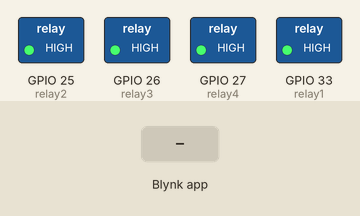
A sketch run on a simulated ESP32. Shown: switched loads named in the sketch (green lamp = pin HIGH). The test bench sets the inputs (shaded band). WiFi joins after 1.5 s; servers stay silent unless stated; what the sketch prints to the serial monitor is not drawn.

Above: at 3.0 s.
3.1 s: Blynk app writes 1 to V1
At 4.3 s:
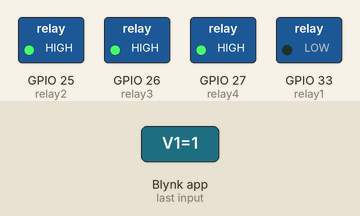
4.6 s: Blynk app writes 1 to V2
At 5.6 s:
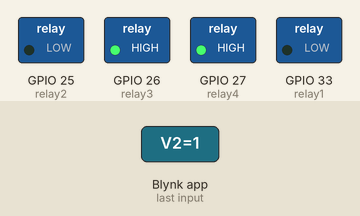
6.1 s: Blynk app writes 0 to V1
At 6.7 s:
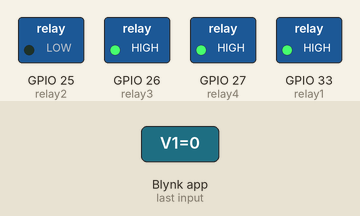
7.6 s: Blynk app writes 1 to V3
At 7.9 s:
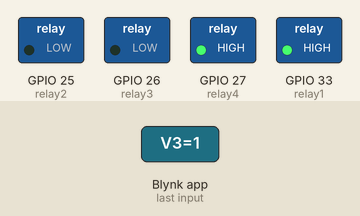
9.1 s: Blynk app writes 200 to V1
At 10.2 s:
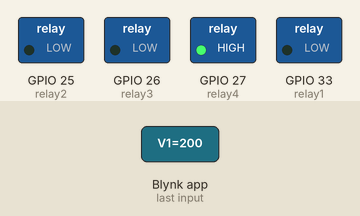
10.6 s: Blynk app writes 0 to V2
At 11.3 s:
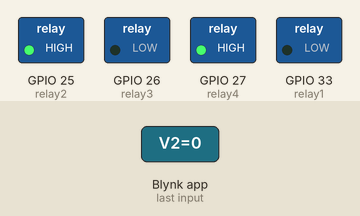
Timing chart, 0 to 13.1 s (numbered marks = the images above; inputs shaded):
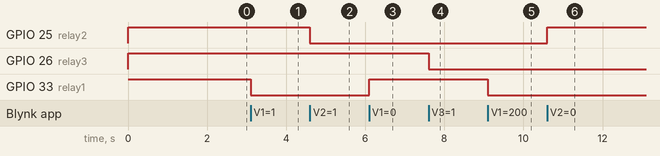

Measured:
- after the input at 3.1 s, GPIO 33 (relay1): HIGH → LOW at once
- after the input at 4.6 s, GPIO 25 (relay2): HIGH → LOW at once
- after the input at 6.1 s, GPIO 33 (relay1): LOW → HIGH at once
- after the input at 7.6 s, GPIO 26 (relay3): HIGH → LOW at once
- after the input at 9.1 s, GPIO 33 (relay1): HIGH → LOW at once
- after the input at 10.6 s, GPIO 25 (relay2): LOW → HIGH at once

The sketch:

Heat_Control.ino
```cpp
// blynk info
#define BLYNK_TEMPLATE_ID "TMPLTe61Jcwc"
#define BLYNK_DEVICE_NAME "test"
char auth[] = "bhUqmnYKKQfgoGBaSMOv-ImhK4zETrjQ";

// library
#include <WiFi.h>
#include <BlynkSimpleEsp32.h>

// wifi name&password
char ssid[] = "onpoj1F_2.4G";
char pass[] = "0000000009";

// relay D pin
const int relay1 = 33;
const int relay2 = 25;
const int relay3 = 26;
const int relay4 = 27;

void setup() {
  Serial.begin(9600);

  // Set pin OUTPUT
  pinMode(relay1, OUTPUT);
  pinMode(relay2, OUTPUT);
  pinMode(relay3, OUTPUT);
  pinMode(relay4, OUTPUT);

  // set relay off at start
  digitalWrite(relay1, HIGH);
  digitalWrite(relay2, HIGH);
  digitalWrite(relay3, HIGH);
  digitalWrite(relay4, HIGH);

  // connect to WiFi and Blynk
  WiFi.begin(ssid, pass);
  while (WiFi.status() != WL_CONNECTED) {
    delay(100);
    Serial.print(WiFi.status());
    Serial.print(".");
  }
  Serial.println("");
  Serial.println("WiFi connected");

  Blynk.begin(auth, ssid, pass);
  Serial.println("Blynk connected");
}

void loop() {
  Blynk.run();
}

// button in blynk apps
BLYNK_WRITE(V1) {
  int butValue = param.asInt();

  if (butValue == 0) {
    digitalWrite(relay1, HIGH);
  } else {
    digitalWrite(relay1, LOW);
  }
}

BLYNK_WRITE(V2) {
  int butValue = param.asInt();
  if (butValue == 0) {
    digitalWrite(relay2, HIGH);
  } else {
    digitalWrite(relay2, LOW);
  }
}

BLYNK_WRITE(V3) {
  int butValue = param.asInt();
  if (butValue == 0) {
    digitalWrite(relay3, HIGH);
  } else {
    digitalWrite(relay3, LOW);
  }
}

BLYNK_WRITE(V4) {
  int butValue = param.asInt();
  if (butValue == 0) {
    digitalWrite(relay4, HIGH);
  } else {
    digitalWrite(relay4, LOW);
  }
}
```
